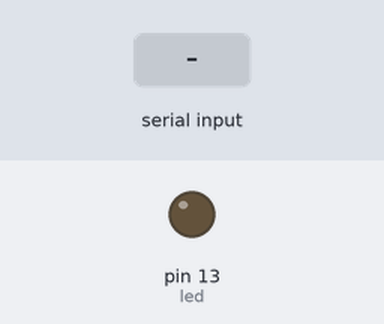
Recording of a sketch running on a simulated Arduino Uno, built with avr-gcc and run on an emulated ATmega328P. On the bench: output pins drawn as LEDs (lit = HIGH). The inputs (shaded band) are chosen by the test bench.

Above: at 1.2 s.
1.3 s: "1\n" received over Serial
At 2.2 s:
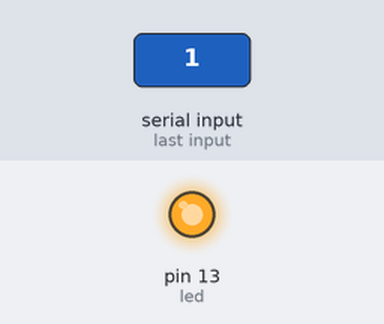
2.8 s: "2\n" received over Serial
At 3.4 s:
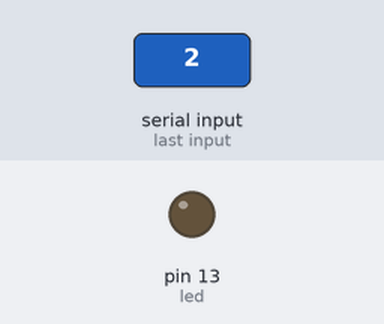
Timing chart, 0 to 5.8 s (numbered marks = the images above; inputs shaded):
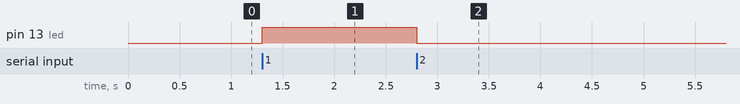

Measured:
- after the input at 1.3 s, pin 13 (led): LOW → HIGH at once
- after the input at 2.8 s, pin 13 (led): HIGH → LOW at once

The sketch:

assign4.ino
```cpp
int led = 13;
int data;

void setup() {
  // put your setup code here, to run once:
  pinMode(led, OUTPUT);
  Serial.begin(9600);
}

void loop() {
  // put your main code here, to run repeatedly:
  if(Serial.available())
  {
    data = Serial.parseInt();
    if(data == 1) // CTRL : on
      digitalWrite(led, HIGH);
    else if(data == 2) // SHIFT : off
      digitalWrite(led, LOW);
  }
}
```
